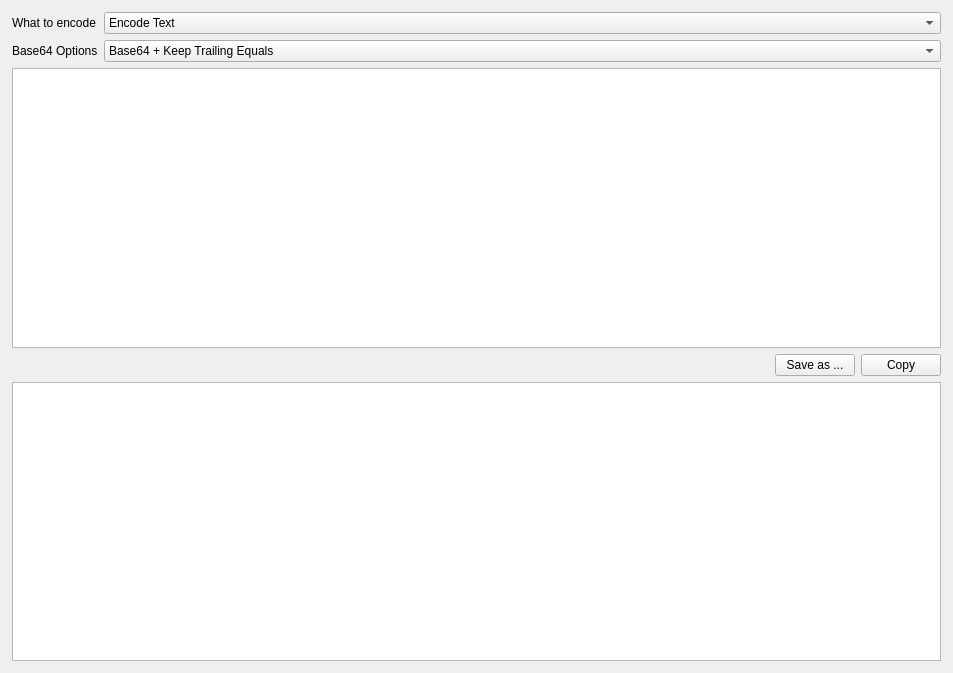
<?xml version="1.0" encoding="UTF-8"?>
<ui version="4.0">
 <class>Base64EncoderModuleWidget</class>
 <widget class="QWidget" name="Base64EncoderModuleWidget">
  <property name="geometry">
   <rect>
    <x>0</x>
    <y>0</y>
    <width>953</width>
    <height>673</height>
   </rect>
  </property>
  <property name="windowTitle">
   <string>Form</string>
  </property>
  <layout class="QVBoxLayout" name="verticalLayout">
   <property name="leftMargin">
    <number>12</number>
   </property>
   <property name="topMargin">
    <number>12</number>
   </property>
   <property name="rightMargin">
    <number>12</number>
   </property>
   <property name="bottomMargin">
    <number>12</number>
   </property>
   <item>
    <layout class="QGridLayout" name="gridLayout" columnstretch="0,1">
     <property name="topMargin">
      <number>0</number>
     </property>
     <item row="0" column="0">
      <widget class="QLabel" name="encodingModeCaptionLabel">
       <property name="text">
        <string>What to encode</string>
       </property>
      </widget>
     </item>
     <item row="0" column="1">
      <widget class="QComboBox" name="encodingModeComboBox">
       <item>
        <property name="text">
         <string>Encode Text</string>
        </property>
       </item>
       <item>
        <property name="text">
         <string>Encode File Content</string>
        </property>
       </item>
      </widget>
     </item>
     <item row="1" column="0">
      <widget class="QLabel" name="base64OptionsCaptionLabel">
       <property name="text">
        <string>Base64 Options</string>
       </property>
      </widget>
     </item>
     <item row="1" column="1">
      <widget class="QComboBox" name="base64OptionsComboBox">
       <item>
        <property name="text">
         <string>Base64 + Keep Trailing Equals</string>
        </property>
       </item>
       <item>
        <property name="text">
         <string>Base64 + Omit Trailing Equals</string>
        </property>
       </item>
       <item>
        <property name="text">
         <string>Base64 URL + Keep Trailing Equals</string>
        </property>
       </item>
       <item>
        <property name="text">
         <string>Base64 URL + Omit Trailing Equals</string>
        </property>
       </item>
      </widget>
     </item>
    </layout>
   </item>
   <item>
    <widget class="QStackedWidget" name="stackedWidget">
     <property name="currentIndex">
      <number>0</number>
     </property>
     <widget class="QWidget" name="textEncodingPage">
      <layout class="QVBoxLayout" name="verticalLayout_3">
       <property name="leftMargin">
        <number>0</number>
       </property>
       <property name="topMargin">
        <number>0</number>
       </property>
       <property name="rightMargin">
        <number>0</number>
       </property>
       <property name="bottomMargin">
        <number>0</number>
       </property>
       <item>
        <widget class="QPlainTextEdit" name="textEdit"/>
       </item>
      </layout>
     </widget>
     <widget class="QWidget" name="fileEncodingPage">
      <layout class="QVBoxLayout" name="verticalLayout_2" stretch="1,0">
       <property name="leftMargin">
        <number>0</number>
       </property>
       <property name="topMargin">
        <number>0</number>
       </property>
       <property name="rightMargin">
        <number>0</number>
       </property>
       <property name="bottomMargin">
        <number>0</number>
       </property>
       <item>
        <widget class="FileUploadWidget" name="fileUploadWidget" native="true"/>
       </item>
       <item>
        <layout class="QHBoxLayout" name="horizontalLayout">
         <item>
          <widget class="QLineEdit" name="filePathEdit"/>
         </item>
         <item>
          <widget class="QPushButton" name="selectFileButton">
           <property name="text">
            <string>Select File</string>
           </property>
          </widget>
         </item>
         <item>
          <widget class="QPushButton" name="encodeButton">
           <property name="text">
            <string>Encode</string>
           </property>
          </widget>
         </item>
        </layout>
       </item>
      </layout>
     </widget>
    </widget>
   </item>
   <item>
    <layout class="QHBoxLayout" name="horizontalLayout_2">
     <property name="topMargin">
      <number>0</number>
     </property>
     <item>
      <spacer name="horizontalSpacer">
       <property name="orientation">
        <enum>Qt::Horizontal</enum>
       </property>
       <property name="sizeHint" stdset="0">
        <size>
         <width>40</width>
         <height>20</height>
        </size>
       </property>
      </spacer>
     </item>
     <item>
      <widget class="QPushButton" name="saveAsFileButton">
       <property name="text">
        <string>Save as ...</string>
       </property>
      </widget>
     </item>
     <item>
      <widget class="QPushButton" name="copyOutputButton">
       <property name="text">
        <string>Copy</string>
       </property>
      </widget>
     </item>
    </layout>
   </item>
   <item>
    <widget class="QPlainTextEdit" name="encodedEdit">
     <property name="font">
      <font>
       <family>Courier New</family>
      </font>
     </property>
    </widget>
   </item>
  </layout>
 </widget>
 <customwidgets>
  <customwidget>
   <class>FileUploadWidget</class>
   <extends>QWidget</extends>
   <header>widgets/fileuploadwidget.hpp</header>
   <container>1</container>
  </customwidget>
 </customwidgets>
 <resources/>
 <connections/>
</ui>
